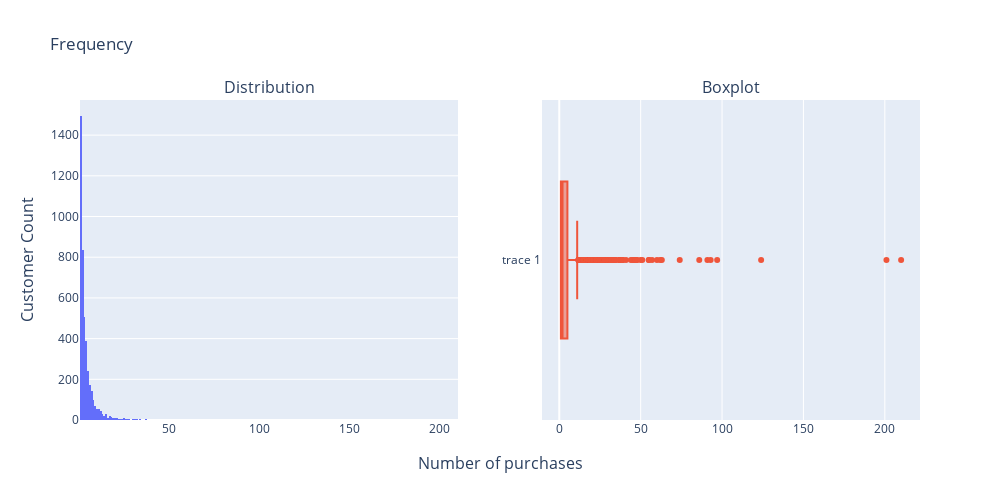

The cell this chart's notebook holds for it:
### Code cell
fig = make_subplots(
    rows=1, cols=2,
    subplot_titles=("Distribution", "Boxplot"),
    x_title="Number of purchases",
    y_title="Customer Count",
)

fig.add_trace(
    go.Histogram(x=frequency_data["Frequency"],),
    row=1, col=1,
)

fig.add_trace(
    go.Box(x=frequency_data["Frequency"],),
    row=1, col=2,
)


fig.update_layout(height=500, width=1000, showlegend=False, title_text="Frequency")

### Figure 1 — Plotly figure (JSON) as saved in the notebook; plotly's stock layout.template omitted (floating-point values rounded to 4 significant figures; data arrays with more than 128 entries replaced by an {"elided": "..."} marker saying what was removed)
{"data": [{"type": "histogram", "x": {"elided": "4339 int values"}, "xaxis": "x", "yaxis": "y"}, {"type": "box", "x": {"elided": "4339 int values"}, "xaxis": "x2", "yaxis": "y2"}], "layout": {"annotations": [{"font": {"size": 16}, "showarrow": false, "text": "Distribution", "x": 0.225, "xanchor": "center", "xref": "paper", "y": 1, "yanchor": "bottom", "yref": "paper"}, {"font": {"size": 16}, "showarrow": false, "text": "Boxplot", "x": 0.775, "xanchor": "center", "xref": "paper", "y": 1, "yanchor": "bottom", "yref": "paper"}, {"font": {"size": 16}, "showarrow": false, "text": "Number of purchases", "x": 0.5, "xanchor": "center", "xref": "paper", "y": 0, "yanchor": "top", "yref": "paper", "yshift": -30}, {"font": {"size": 16}, "showarrow": false, "text": "Customer Count", "textangle": -90, "x": 0, "xanchor": "right", "xref": "paper", "xshift": -40, "y": 0.5, "yanchor": "middle", "yref": "paper"}], "height": 500, "showlegend": false, "title": {"text": "Frequency"}, "width": 1000, "xaxis": {"anchor": "y", "domain": [0, 0.45]}, "xaxis2": {"anchor": "y2", "domain": [0.55, 1]}, "yaxis": {"anchor": "x", "domain": [0, 1]}, "yaxis2": {"anchor": "x2", "domain": [0, 1]}}}
